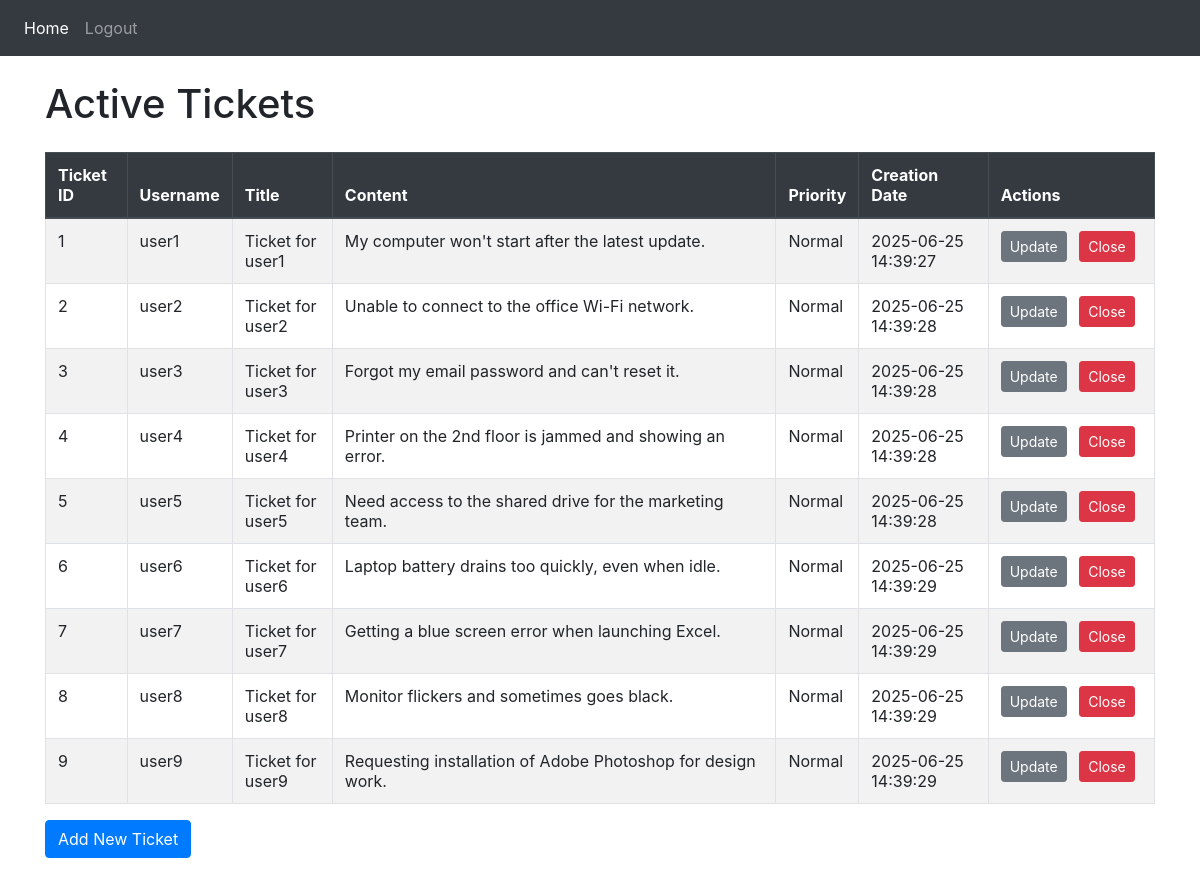
Screenshot of / (signed in) with the database file from the repository.
### website/models.py (models this page shows, shortened)
class ActiveTicket(db.Model):
    __tablename__ = 'active_ticket'
    ticket_id = db.Column(db.Integer, primary_key=True)
    user_id = db.Column(db.Integer, db.ForeignKey('user.user_id'), nullable=False)
    title = db.Column(db.String(100), nullable=False)
    content = db.Column(db.String(500), nullable=False)
    priority = db.Column(db.String(50), default='Normal', nullable=False)
    status = db.Column(db.String(50), default='Open', nullable=False)
    created_at = db.Column(db.DateTime(timezone=True), default=func.now())
    user = db.relationship('User', back_populates='tickets')

class User(db.Model, UserMixin):
    __tablename__ = 'user'
    user_id = db.Column(db.Integer, primary_key=True)
    username = db.Column(db.String(50), unique=True, nullable=False)
    first_name = db.Column(db.String(50), nullable=False)
    password = db.Column(db.String(250), nullable=False)
    pu = db.Column(db.Boolean, default=False, nullable=False)
    tickets = db.relationship('ActiveTicket', back_populates='user', lazy=True)

### website/routes.py (the view)
@routes.route('/')
@login_required
def home():
    if current_user.pu:
        tickets = ActiveTicket.query.all()
    else:
        tickets = current_user.tickets
    return render_template('index.html', user=current_user, tickets=tickets)

### website/__init__.py (called while the page is built)
def create_app():
    app = Flask(__name__)
    app.config['SECRET_KEY'] = 'your_secret_key'
    app.config['SQLALCHEMY_DATABASE_URI'] = f'sqlite:///{DB_NAME}'
    db.init_app(app)
    from .routes import routes
    from .auth import auth
    from .models import User
    app.register_blueprint(routes, url_prefix='/')
    app.register_blueprint(auth, url_prefix='/')
    with app.app_context():
        db.create_all()
    login_manager = LoginManager()
    login_manager.login_view = 'auth.login'
    login_manager.init_app(app)
    @login_manager.user_loader
    def load_user(id):
        return User.query.get(int(id))
    @app.errorhandler(404)
    def page_not_found(e):
        return render_template('404.html'), 404
    return app

### website/templates/index.html (shortened to what this page needs)
<DOCTYPE html>
{% extends "base.html" %}
{% block body %}
    <h1>Active Tickets</h1>
    <link rel="stylesheet" href="https://stackpath.bootstrapcdn.com/font-awesome/4.7.0/css/font-awesome.min.css">
    <table class="table table-striped table-bordered mt-4">
        <thead class="thead-dark">
            <tr>
                <th>Ticket ID</th>
                {% if user.pu %}
                    <th>Username</th>
                {% endif %}
                <th>Title</th>
                <th style="width: 40%;">Content</th>
                <th>Priority</th>
                <th>Creation Date</th>
                <th style="width: 15%;">Actions</th>
            </tr>
        </thead>
        <tbody>
            {% if tickets %}
                {% for ticket in tickets %}
                    {% if ticket.status == 'Open' %}
                        <tr>
                            <td>{{ ticket.ticket_id }}</td>
                            {% if user.pu %}
                                <td>{{ ticket.user.username }}</td>
                            {% endif %}
                            <td>{{ ticket.title }}</td>
                            <td style="width: 40%;">{{ ticket.content }}</td>
                            <td>{{ ticket.priority }}</td>
                            <td>{{ ticket.created_at }}</td>
                            <td>
                                <a href="{{ url_for('routes.update_ticket', ticket_id=ticket.ticket_id) }}" class="btn btn-secondary btn-sm">
                                    Update
                                </a>
                                {% if user.pu %}
                                    <form method="POST" action="{{ url_for('routes.update_ticket', ticket_id=ticket.ticket_id) }}" style="display:inline;">
                                        <button type="submit" name="close_ticket" value="1" class="btn btn-danger btn-sm ml-2">
                                            Close
                                        </button>
                                    </form>
                                {% endif %}
                            </td>
                        </tr>
                    {% endif %}
                {% endfor %}
            {% else %}
                <tr>
                    <td colspan="5" class="text-center">No active tickets found.</td>
                </tr>
            {% endif %}
        </tbody>
    </table>
    <form>
        <button formaction="/add_ticket" type="submit" class="btn btn-primary">Add New Ticket</button>
    </form>
{% endblock %}

### website/templates/base.html (shortened to what this page needs)
<!DOCTYPE html>
<html lang="en">
<head>
    <link
      rel="stylesheet"
      href="https://stackpath.bootstrapcdn.com/bootstrap/4.4.1/css/bootstrap.min.css"
    />
    <link
      rel="stylesheet"
      href="https://stackpath.bootstrapcdn.com/font-awesome/4.7.0/css/font-awesome.min.css"
    />
</head>
<body>
    <nav class="navbar navbar-expand-lg navbar-dark bg-dark">
      <div class="collapse navbar-collapse" id="navbar">
          <div class="navbar-nav">
              {% if current_user.is_authenticated %}
              <a class="nav-item nav-link active" href="/">Home</a>
              <a class="nav-item nav-link" href="/logout">Logout</a>
              {% else %}
              <a class="nav-item nav-link" href="/login">Login</a>
              <a class="nav-item nav-link" href="/sign-up">Sign Up</a>
              {% endif %}
          </div>
      </div>
    </nav>
    <div class="container mt-4">
        {% block body %}{% endblock %}
    </div>
</body>
</html>

### rows the page displays
ActiveTicket: ticket_id "1", user.username "user1", title "Ticket for user1", content "My computer won't start after the latest update.", priority "Normal", created_at "2025-06-25 14:39:27"
ActiveTicket: ticket_id "2", user.username "user2", title "Ticket for user2", content "Unable to connect to the office Wi-Fi network.", priority "Normal", created_at "2025-06-25 14:39:28"
ActiveTicket: ticket_id "3", user.username "user3", title "Ticket for user3", content "Forgot my email password and can't reset it.", priority "Normal", created_at "2025-06-25 14:39:28"
ActiveTicket: ticket_id "4", user.username "user4", title "Ticket for user4", content "Printer on the 2nd floor is jammed and showing an error.", priority "Normal", created_at "2025-06-25 14:39:28"
ActiveTicket: ticket_id "5", user.username "user5", title "Ticket for user5", content "Need access to the shared drive for the marketing team.", priority "Normal", created_at "2025-06-25 14:39:28"
ActiveTicket: ticket_id "6", user.username "user6", title "Ticket for user6", content "Laptop battery drains too quickly, even when idle.", priority "Normal", created_at "2025-06-25 14:39:29"
ActiveTicket: ticket_id "7", user.username "user7", title "Ticket for user7", content "Getting a blue screen error when launching Excel.", priority "Normal", created_at "2025-06-25 14:39:29"
ActiveTicket: ticket_id "8", user.username "user8", title "Ticket for user8", content "Monitor flickers and sometimes goes black.", priority "Normal", created_at "2025-06-25 14:39:29"
ActiveTicket: ticket_id "9", user.username "user9", title "Ticket for user9", content "Requesting installation of Adobe Photoshop for design work.", priority "Normal", created_at "2025-06-25 14:39:29"
